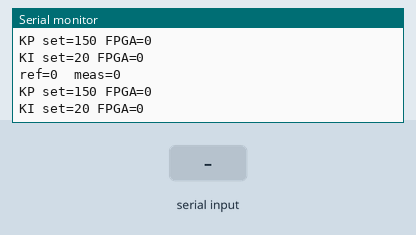
Recording of a sketch running on a simulated Arduino Mega 2560, built with avr-gcc and run on an emulated ATmega2560. Shown: the last lines printed to the serial monitor. The inputs (shaded band) are chosen by the test bench.

Above: at 1.2 s.
1.3 s: "kp \n" received over Serial
At 1.46 s:
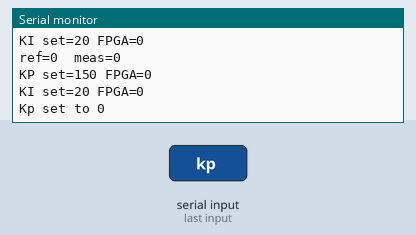
2.8 s: "ki \n" received over Serial
At 2.96 s:
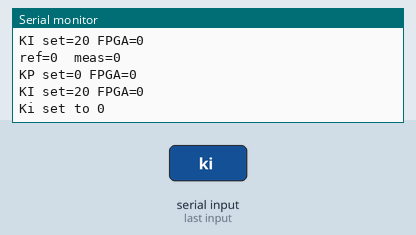
4.3 s: "ref \n" received over Serial
At 4.46 s:
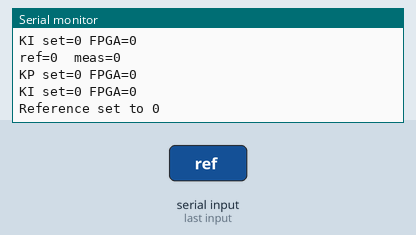
5.8 s: "-\n" received over Serial
At 5.96 s:
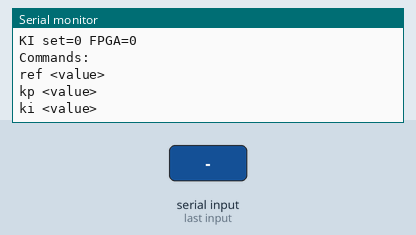

Measured:
- after the input at 1.3 s, the serial monitor: prints a new line at once (image 1)
- after the input at 2.8 s, the serial monitor: prints a new line at once (image 2)
- after the input at 4.3 s, the serial monitor: prints a new line at once (image 3)
- after the input at 5.8 s, the serial monitor: prints a new line at once (image 4)

The sketch:

comms.ino
```cpp
//THIS IS AN UART CODE FOR COMMUNICATION BETWEEN AN ARDUINO (MEGA) AND AN FPGA (CMOD A7-35T)
#define CMD_REF 0x01
#define CMD_KP 0x02
#define CMD_KI 0x03

const uint8_t HDR_CMD = 0xA5;  // Arduino -> FPGA
const uint8_t HDR_RPL = 0x5A;  // FPGA -> Arduino
const int16_t MAX_REF = 3000;  // PLACEHOLDER: set to your safe maximum

int16_t kpSet = 150;  // what you typed
int16_t kiSet = 20;
int16_t kpFpga = 0;  // what FPGA reports back
int16_t kiFpga = 0;
int16_t refSpeed = 0;
int16_t measSpeed = 0;
String line;
uint8_t rxBuf[4];
uint8_t rxIdx = 0;
unsigned long lastTx = 0, lastPrint = 0;

bool isNumber(const String &s) {
  if (s.length() == 0) return false;
  for (unsigned i = 0; i < s.length(); i++) {
    char c = s[i];
    if (!(isDigit(c) || (i == 0 && (c == '-' || c == '+')))) return false;
  }
  return s.length() > 1 || isDigit(s[0]);
}

void console() {
  while (Serial.available()) {
    char c = Serial.read();
    if (c == '\n' || c == '\r') {
      if (line.length() > 0) {
        if (line.startsWith("kp ")) {
          kpSet = line.substring(3).toInt();
          sendKp();

          Serial.print("Kp set to ");
          Serial.println(kpSet);
        } else if (line.startsWith("ki ")) {
          kiSet = line.substring(3).toInt();
          sendKi();

          Serial.print("Ki set to ");
          Serial.println(kiSet);
        } else if (line.startsWith("ref ")) {
          refSpeed = constrain(line.substring(4).toInt(), -MAX_REF, MAX_REF);

          Serial.print("Reference set to ");
          Serial.println(refSpeed);
        } else {
          Serial.println("Commands:");
          Serial.println("ref <value>");
          Serial.println("kp <value>");
          Serial.println("ki <value>");
        }
        line = "";
      }
    } else if (line.length() < 12) {
      line += c;
    }
  }
}

void sendRef() {
  uint8_t hi = ((uint16_t)refSpeed) >> 8;
  uint8_t lo = ((uint16_t)refSpeed) & 0xFF;
  Serial1.write(HDR_CMD);
  Serial1.write(hi);
  Serial1.write(lo);
  Serial1.write((uint8_t)(HDR_CMD ^ CMD_REF ^ hi ^ lo));
}

void sendKp() {
  uint8_t hi = kpSet >> 8;
  uint8_t lo = kpSet & 0xFF;
  Serial1.write(HDR_CMD);
  Serial1.write(CMD_KP);
  Serial1.write(hi);
  Serial1.write(lo);
  Serial1.write((uint8_t)(HDR_CMD ^ CMD_KP ^ hi ^ lo));
}

void sendKi() {
  uint8_t hi = kiSet >> 8;
  uint8_t lo = kiSet & 0xFF;
  Serial1.write(HDR_CMD);
  Serial1.write(CMD_KI);
  Serial1.write(hi);
  Serial1.write(lo);
  Serial1.write((uint8_t)(HDR_CMD ^ CMD_KI ^ hi ^ lo));
}

void fpga() {
  while (Serial1.available()) {
    uint8_t b = Serial1.read();
    if (rxIdx == 0 && b != HDR_RPL) continue;  // wait for header
    rxBuf[rxIdx++] = b;
    if (rxIdx == 4) {
      rxIdx = 0;
      if ((uint8_t)(rxBuf[0] ^ rxBuf[1] ^ rxBuf[2]) == rxBuf[3]) {
        measSpeed = (int16_t)(((uint16_t)rxBuf[1] << 8) | rxBuf[2]);
      }
    }
  }
}


void setup() {
  Serial.begin(115200);
  Serial1.begin(115200);
  Serial.print("Reference speed: ");
}

void loop() {
  console();
  fpga();
  if (millis() - lastPrint >= 500) {
    lastPrint = millis();
    Serial.print("ref=");
    Serial.print(refSpeed);
    Serial.print("  meas=");
    Serial.println(measSpeed);
    Serial.print("KP set=");
    Serial.print(kpSet);
    Serial.print(" FPGA=");
    Serial.println(kpFpga);
    Serial.print("KI set=");
    Serial.print(kiSet);
    Serial.print(" FPGA=");
    Serial.println(kiFpga);
  }
}
```
